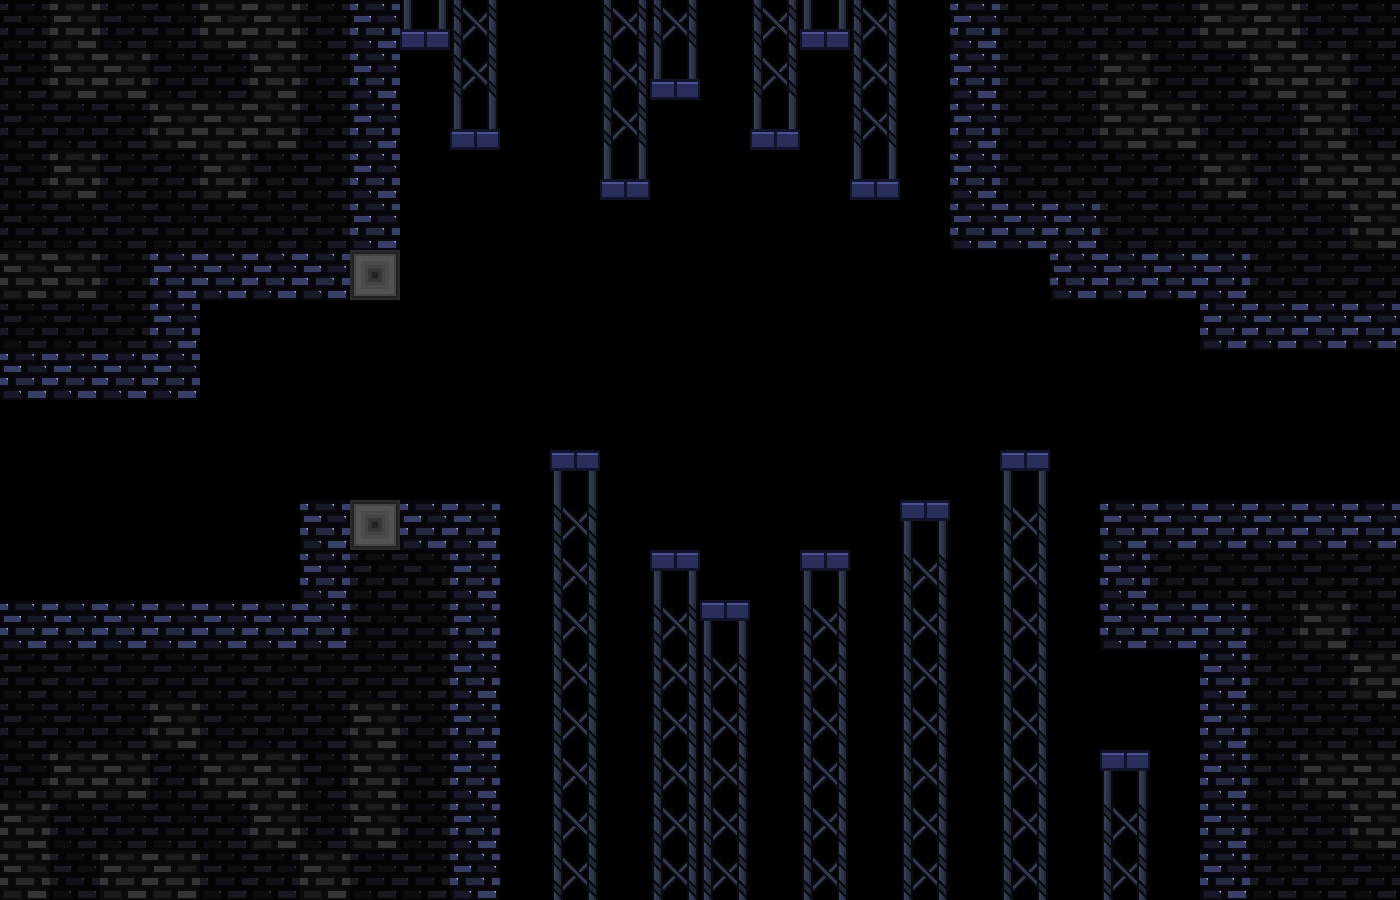

A 2D game scene composited from a Tiled map and its tileset images. What follows is a short description and the map's XML, with each tile layer's data collapsed to a summary:
An orthogonal 28x18 tile map with 50x50 px tiles, 2 tile layers (tiles-main, tiles-deco), 5 tilesets and 40 objects (24x spike, 8x warp, 4x laser, save).

<map version="1.10" tiledversion="1.11.2" orientation="orthogonal" renderorder="right-down" width="28" height="18" tilewidth="50" tileheight="50" infinite="0" nextlayerid="16" nextobjectid="83">
 <properties>
  <property name="songName" value="rain" />
 </properties>
 <tileset firstgid="1" source="ch1-tiles.tsx" />
 <tileset firstgid="81" source="../../textures/save.tsx" />
 <tileset firstgid="82" source="../../textures/laser.tsx" />
 <tileset firstgid="100" source="../../textures/spike.tsx" />
 <tileset firstgid="108" source="../../textures/transition-tiles.tsx" />
 <layer id="1" name="tiles-main" width="28" height="18">
  <data>[504 cells, 83 non-empty, 5 distinct tile ids]</data>
 </layer>
 <layer id="13" name="tiles-deco" width="28" height="18">
  <data>[504 cells, 202 non-empty, 4 distinct tile ids]</data>
 </layer>
 <objectgroup id="9" name="mapEffect">
  <properties>
   <property name="effectType" value="fog" />
  </properties>
 </objectgroup>
 <objectgroup id="10" name="bg">
  <properties>
   <property name="bgName" value="bgMountains" />
  </properties>
 </objectgroup>
 <objectgroup id="2" name="save">
  <object id="23" name="save" gid="81" x="150" y="500" width="50" height="50" />
 </objectgroup>
 <objectgroup id="4" name="spike-normal">
  <object id="24" name="spike" gid="100" x="550" y="450" width="50" height="50">
   <properties>
    <property name="id" value="0" />
   </properties>
  </object>
  <object id="25" name="spike" gid="100" x="800" y="550" width="50" height="50">
   <properties>
    <property name="id" value="0" />
   </properties>
  </object>
  <object id="27" name="spike" gid="104" x="1000" y="450" width="50" height="50">
   <properties>
    <property name="id" value="4" />
   </properties>
  </object>
  <object id="29" name="spike" gid="104" x="650" y="550" width="50" height="50">
   <properties>
    <property name="id" value="4" />
   </properties>
  </object>
  <object id="30" name="spike" gid="104" x="700" y="600" width="50" height="50">
   <properties>
    <property name="id" value="4" />
   </properties>
  </object>
  <object id="31" name="spike" gid="106" x="850" y="250" width="50" height="50">
   <properties>
    <property name="id" value="6" />
   </properties>
  </object>
  <object id="32" name="spike" gid="106" x="750" y="200" width="50" height="50" />
  <object id="33" name="spike" gid="106" x="600" y="250" width="50" height="50">
   <properties>
    <property name="id" value="6" />
   </properties>
  </object>
  <object id="34" name="spike" gid="102" x="450" y="200" width="50" height="50">
   <properties>
    <property name="id" value="2" />
   </properties>
  </object>
  <object id="57" gid="102" x="800" y="100" width="50" height="50">
   <properties>
    <property name="id" value="2" />
   </properties>
  </object>
  <object id="58" gid="102" x="650" y="150" width="50" height="50">
   <properties>
    <property name="id" value="2" />
   </properties>
  </object>
  <object id="59" gid="102" x="400" y="100" width="50" height="50">
   <properties>
    <property name="id" value="2" />
   </properties>
  </object>
  <object id="68" name="spike" gid="100" x="1100" y="750" width="50" height="50">
   <properties>
    <property name="id" value="0" />
   </properties>
  </object>
  <object id="69" name="spike" gid="104" x="500" y="850" width="50" height="50">
   <properties>
    <property name="id" value="4" />
   </properties>
  </object>
  <object id="70" name="spike" gid="104" x="550" y="850" width="50" height="50">
   <properties>
    <property name="id" value="4" />
   </properties>
  </object>
  <object id="71" name="spike" gid="104" x="600" y="850" width="50" height="50">
   <properties>
    <property name="id" value="4" />
   </properties>
  </object>
  <object id="72" name="spike" gid="104" x="650" y="850" width="50" height="50">
   <properties>
    <property name="id" value="4" />
   </properties>
  </object>
  <object id="73" name="spike" gid="104" x="700" y="850" width="50" height="50">
   <properties>
    <property name="id" value="4" />
   </properties>
  </object>
  <object id="74" name="spike" gid="104" x="750" y="850" width="50" height="50">
   <properties>
    <property name="id" value="4" />
   </properties>
  </object>
  <object id="75" name="spike" gid="104" x="800" y="850" width="50" height="50">
   <properties>
    <property name="id" value="4" />
   </properties>
  </object>
  <object id="76" name="spike" gid="104" x="850" y="850" width="50" height="50">
   <properties>
    <property name="id" value="4" />
   </properties>
  </object>
  <object id="77" name="spike" gid="104" x="900" y="850" width="50" height="50">
   <properties>
    <property name="id" value="4" />
   </properties>
  </object>
  <object id="78" name="spike" gid="104" x="950" y="850" width="50" height="50">
   <properties>
    <property name="id" value="4" />
   </properties>
  </object>
  <object id="79" name="spike" gid="104" x="1000" y="850" width="50" height="50">
   <properties>
    <property name="id" value="4" />
   </properties>
  </object>
  <object id="80" name="spike" gid="104" x="1050" y="850" width="50" height="50">
   <properties>
    <property name="id" value="4" />
   </properties>
  </object>
  <object id="81" name="spike" gid="104" x="1100" y="850" width="50" height="50">
   <properties>
    <property name="id" value="4" />
   </properties>
  </object>
  <object id="82" name="spike" gid="104" x="1150" y="850" width="50" height="50">
   <properties>
    <property name="id" value="4" />
   </properties>
  </object>
 </objectgroup>
 <objectgroup id="14" name="topEffect">
  <properties>
   <property name="topEffectType" value="wind" />
  </properties>
 </objectgroup>
 <objectgroup id="15" name="foregroundEffect">
  <properties>
   <property name="foregroundEffectType" value="rain" />
  </properties>
 </objectgroup>
 <objectgroup id="11" name="music">
  <properties>
   <property name="songName" value="rain" />
  </properties>
 </objectgroup>
 <objectgroup id="3" name="laser">
  <object id="51" name="laser" gid="88" x="350" y="500" width="50" height="50">
   <properties>
    <property name="direction" value="v" />
   </properties>
  </object>
  <object id="52" name="laser" gid="88" x="350" y="450" width="50" height="50">
   <properties>
    <property name="direction" value="v" />
   </properties>
  </object>
  <object id="53" name="laser" gid="94" x="350" y="400" width="50" height="50">
   <properties>
    <property name="direction" value="voff" />
   </properties>
  </object>
  <object id="54" name="laser" gid="94" x="350" y="350" width="50" height="50">
   <properties>
    <property name="direction" value="voff" />
   </properties>
  </object>
 </objectgroup>
 <objectgroup id="12" name="warps">
  <object id="60" name="warp" gid="111" x="0" y="450" width="50" height="50">
   <properties>
    <property name="direction" value="left" />
    <property name="target" value="map04" />
   </properties>
  </object>
  <object id="61" name="warp" gid="111" x="0" y="500" width="50" height="50">
   <properties>
    <property name="direction" value="left" />
    <property name="target" value="map04" />
   </properties>
  </object>
  <object id="62" name="warp" gid="111" x="0" y="550" width="50" height="50">
   <properties>
    <property name="direction" value="left" />
    <property name="target" value="map04" />
   </properties>
  </object>
  <object id="63" name="warp" gid="111" x="0" y="600" width="50" height="50">
   <properties>
    <property name="direction" value="left" />
    <property name="target" value="map04" />
   </properties>
  </object>
  <object id="64" name="warp" gid="109" x="1350" y="400" width="50" height="50">
   <properties>
    <property name="direction" value="right" />
    <property name="target" value="map06" />
   </properties>
  </object>
  </objectgroup>
</map>
<!-- 3 of 40 objects omitted -->
